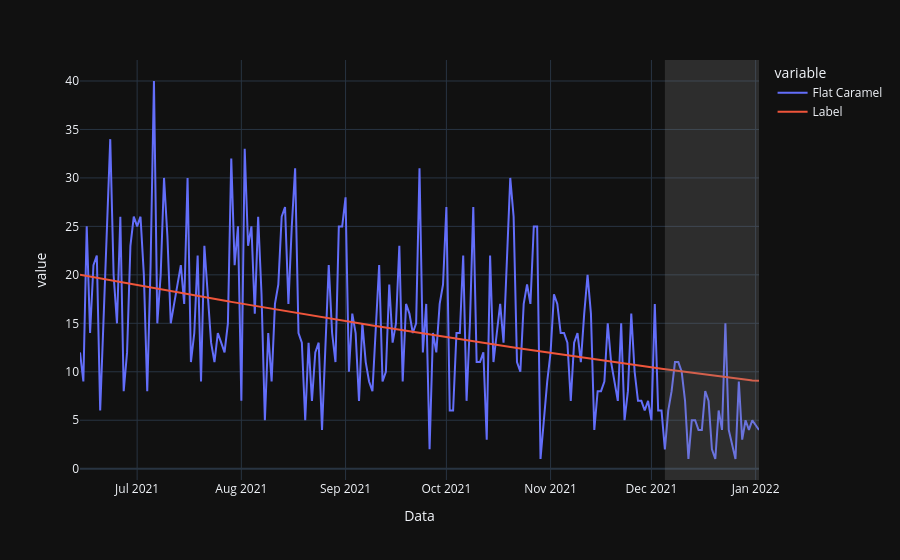

Write notebook code for a chart like this one.
### Code cell
# gerando previsões do dataset original
predictions = predict_model(best, flat_caramel_3)

# adicionando uma coluna no dataset
predictions["Data"] = pd.date_range(start = "2021-06-14",
                                   end = "2022-01-02").drop("2022-01-01").drop("2021-12-25")
# line plot
fig = px.line(predictions, x = "Data", y = ["Flat Caramel",
                                           "Label"],
             template = "plotly_dark")

# Adicionando um retangulo vertical na parte de teste
fig.add_vrect(x0 = "2021-12-05", x1 = "2022-01-02",
              fillcolor = "grey", opacity = 0.25,
              line_width = 0)
fig.show()

### Figure 1 — Plotly figure (JSON) as saved in the notebook; plotly's stock layout.template omitted (floating-point values rounded to 4 significant figures; data arrays with more than 128 entries replaced by an {"elided": "..."} marker saying what was removed)
{"data": [{"hovertemplate": "variable=Flat Caramel<br>Data=%{x}<br>value=%{y}<extra></extra>", "legendgroup": "Flat Caramel", "line": {"color": "#636efa", "dash": "solid"}, "marker": {"symbol": "circle"}, "mode": "lines", "name": "Flat Caramel", "orientation": "v", "showlegend": true, "type": "scatter", "x": {"elided": "201 str values"}, "xaxis": "x", "y": {"elided": "201 int values"}, "yaxis": "y"}, {"hovertemplate": "variable=Label<br>Data=%{x}<br>value=%{y}<extra></extra>", "legendgroup": "Label", "line": {"color": "#EF553B", "dash": "solid"}, "marker": {"symbol": "circle"}, "mode": "lines", "name": "Label", "orientation": "v", "showlegend": true, "type": "scatter", "x": {"elided": "201 str values"}, "xaxis": "x", "y": {"elided": "201 float values"}, "yaxis": "y"}], "layout": {"autosize": true, "legend": {"title": {"text": "variable"}, "tracegroupgap": 0}, "margin": {"t": 60}, "shapes": [{"fillcolor": "grey", "line": {"width": 0}, "opacity": 0.25, "type": "rect", "x0": "2021-12-05", "x1": "2022-01-02", "xref": "x", "y0": 0, "y1": 1, "yref": "y domain"}], "xaxis": {"anchor": "y", "autorange": true, "domain": [0, 1], "range": ["2021-06-14", "2022-01-02"], "title": {"text": "Data"}, "type": "date"}, "yaxis": {"anchor": "x", "autorange": true, "domain": [0, 1], "range": [-1.167, 42.17], "title": {"text": "value"}, "type": "linear"}}}
